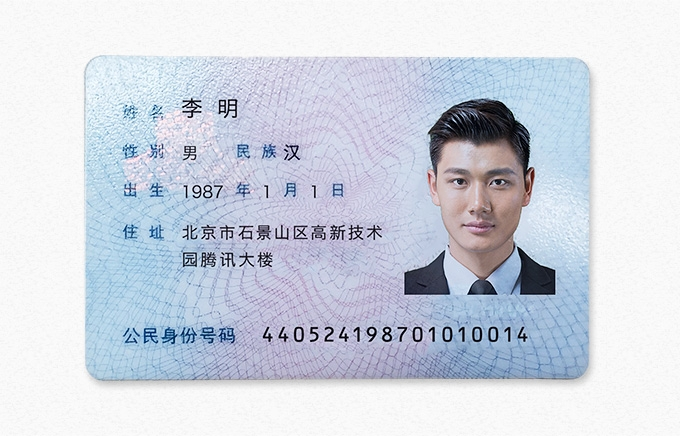
#> input picture Coding/ic/people.jpg, 680 x 436 px, found by its file name
$ python data_infor_aoto.py ../../ic/people.jpg   (older library calls are emulated)
#> lines starting #> are read from the running program, lines starting #| are printed output that depends on the picture; after the words box and inside, x2 and y2 are one past the last pixel; in counts of white or black regions, pixels touching at a corner belong together
import cv2
import numpy as np
import os
from sys import argv
import time


def data_enhancement(img):
    # opencv 读取图片
#> called with img = 'f:\\PYcode\\Coding\\ic\\people.jpg'
    img = cv2.imread(img, cv2.IMREAD_UNCHANGED)
#> img is the input picture: shape (436, 680, 3); mean B, G, R 225, 214.2, 208.5
    # 设置前后背景色
    type(img)
    mask = np.zeros(img.shape[:2],np.uint8)
    bgdModel = np.zeros((1,65),np.float64)
    fgdModel = np.zeros((1,65),np.float64)
    # 获得要分别的矩形大小
    image_shape = img.shape
#> image_shape = (436, 680, 3)
    rect = (20,20,image_shape[1]-20,image_shape[0]-20)
#> rect = (20, 20, 660, 416)
    # 前后背景颜色分离
    cv2.grabCut(img, mask, rect, bgdModel, fgdModel, 5, cv2.GC_INIT_WITH_RECT)
    mask2 = np.where((mask==2)|(mask==0),0,1).astype('uint8')
    img = img*mask2[:,:,np.newaxis]
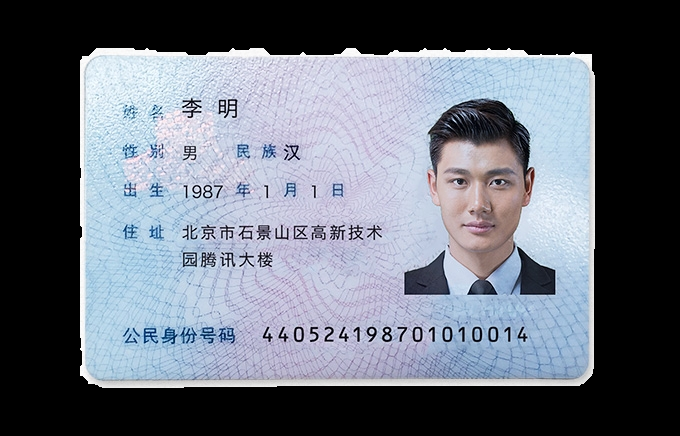
#> img: shape (436, 680, 3); mean B, G, R 120.7, 109.8, 104.1
    # 阀值处理
    # 使用自适应阀值获取到图像
    # img = cv2.adaptiveThreshold(img, 255, cv2.ADAPTIVE_THRESH_GAUSSIAN_C, cv2.THRESH_BINARY, 125, 1)

    ret, thresh=cv2.threshold(cv2.cvtColor(img.copy(), cv2.COLOR_BGR2GRAY),127, 255, cv2.THRESH_BINARY)
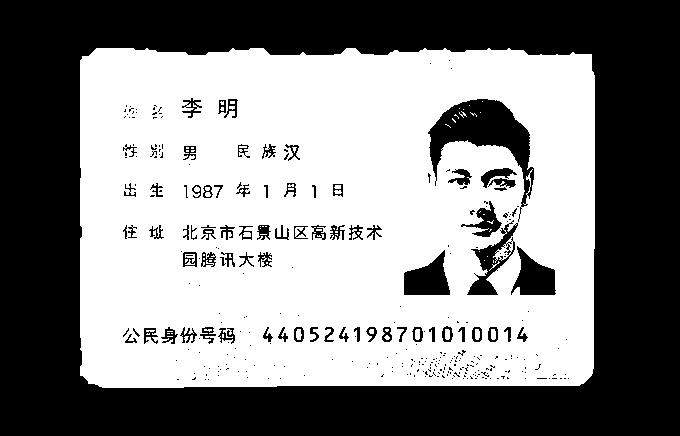
#> thresh: shape (436, 680); 53% white; 328 black regions (255 under 20 px)
    # 找到边
    image, contours, hier = cv2.findContours(thresh, cv2.RETR_EXTERNAL, cv2.CHAIN_APPROX_SIMPLE)
#> contours = 1 contour; box (x1, y1, x2, y2) and area: (80, 48, 595, 388) 171041
    # 找到满足的矩形
    for cnt in contours:
        # cv2.rectangle(img, (x, y), (x+w, y+h),(0, 255, 0), 2)
        x, y, w, h = cv2.boundingRect(cnt)
        if h < 200:
            continue
        #£ind bounding box coordinates
        else:
            epsilon = 0.01*cv2.arcLength(cnt,True)
            approx = cv2.approxPolyDP(cnt,epsilon,True)
            # 矩形的四个顶点的数据,从三维转二维
            approx_n_shape = np.reshape(approx,(-1,approx.shape[-1])).astype(np.float32)
            # image_shape
            canvas = np.float32([[0, 0],[0, image_shape[0]],[image_shape[1], image_shape[0]],[image_shape[1], 0]])
            # 开始translate
            M = cv2.getPerspectiveTransform(approx_n_shape, canvas)
            result = cv2.warpPerspective(img, M, (0, 0))
            # result = cv2.resize(result,(600,400))
            cv2.imwrite("f:\\PYcode\\Coding\\ic\\AAresult_ti2.jpg", result)
#> this loop made 1 pass
#> (x, y, w, h, epsilon, approx_n_shape, canvas) on pass 1: (80, 48, 515, 340, 17.21, [[82, 56], [88, 383], [591, 375], [591, 54]], [[0, 0], [0, 436], [680, 436], [680, 0]])
#> pass 1, in data_enhancement, `result = cv2.warpPerspective(img, M, (0, 0))`:
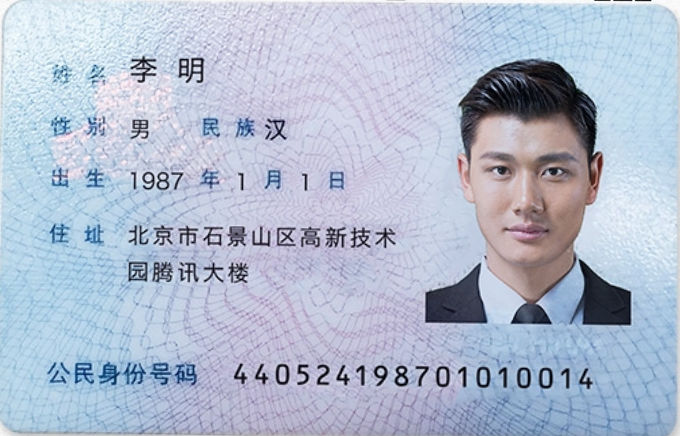
#> result: shape (436, 680, 3); mean B, G, R 206.9, 187.4, 177.2

if __name__ == "__main__":
    img_path  = "f:\\PYcode\\Coding\\ic\\people.jpg"
    # t1 = time.time()
    data_enhancement(img_path)
    # t2 = time.time()
    # print(t2-t1) # 1.389s
